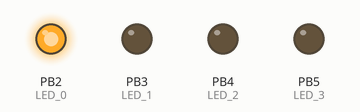
This program was run on a simulated ATmega328P, built with avr-gcc and emulated at 16 MHz. Parts: output pins drawn as LEDs (lit = HIGH).

Above: at 0.2 s.
At 1.7 s:
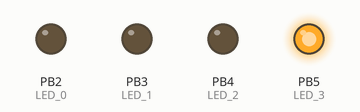
At 2.2 s:
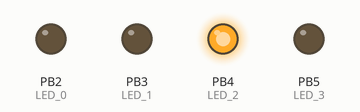
At 5.7 s:
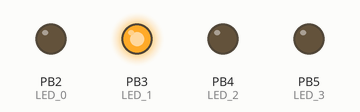
Timing chart, 0 to 6.9 s (numbered marks = the images above):
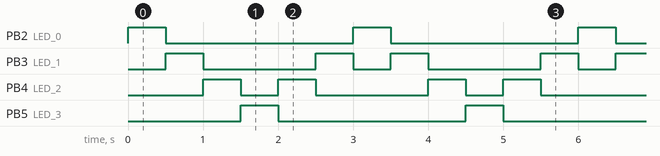

Measured:
- by itself, PB2 (LED_0), PB5 (LED_3): alternates HIGH for 0.50 s and LOW for 2.5 s
- by itself, PB3 (LED_1): repeats every 3.0 s: LOW 1.5 s, HIGH 0.50 s, LOW 0.50 s, HIGH 0.50 s
- by itself, PB4 (LED_2): repeats every 3.0 s: LOW 0.50 s, HIGH 0.50 s, LOW 1.5 s, HIGH 0.50 s

The program:

main.c
```c
/*
 *Ejemplo 2  es  auto fantastico .c
 *
 * Created: 28/02/2023 10:07:01
 * Author : GFLO
 */
// C++ code este es el codigo  del auto fantastico con  funciones
//
#include <avr/io.h> //se incluyen las bibioletcas de E/S del AVR
#define F_CPU 16000000UL // velocidad fija (del dispositivo)
#include <util/delay.h> /* Funciones para retardos de tiempo */

//-- Constantes (aqui definimos costantes para minimizar codigo)
#define TIEMPO 500 //definimos la constante tiempo en 500 milisegundos

//--Etiquetas
#define LEDS_DDRX  DDRB  // Esta es la etiqueta del registro DDRB (esto se hace para poder cambar el registro rapido y no en todo el codigo)
#define LEDS_PORTX PORTB // Esta es la etiqueta del puerto B donde le indicamos HIGH
#define LED_0      PORTB2 // Etiquetas de los LEDS segun su puerto de conexion  esto remplaza el numero binario
#define LED_1      PORTB3
#define LED_2      PORTB4
#define LED_3      PORTB5

//--funciones

void ports_init (void)
{
	             //76543210
	LEDS_DDRX  =0b00111100; //declaro salidas de los pins 2 a 5 del registro D

}

int main (void)
{
	ports_init();  // se manda llamar la funcio de inicializacion de puertos
	while(1)
	{
		// 8421 8421
		//Ob0000_0000;
		LEDS_PORTX = (1<<LED_0);// prender el led 1 en binario 0b00000100 lo cambiamos con los operadores de desplazamiento (1<<2) y volvemos a cambiar ahora con etiquetas y nos queda (1<<LED_0)
		_delay_ms(TIEMPO);// es para el retardo  en milisegundos
		LEDS_PORTX = (1<<LED_1);//
		_delay_ms(TIEMPO);//retardo  1 segundo
		LEDS_PORTX = (1<<LED_2);//
		_delay_ms(TIEMPO);//retardo  1 segundo
		LEDS_PORTX = (1<<LED_3);// o
		_delay_ms(TIEMPO);//retardo  1 segundo
		LEDS_PORTX = (1<<LED_2);//regreso del led 4
		_delay_ms(TIEMPO);//retardo  1 segundo
		LEDS_PORTX =(1<<LED_1);// regreso del led 3
		_delay_ms(TIEMPO);//retardo  1 segundo
	}// fin while
}// fin main
```
